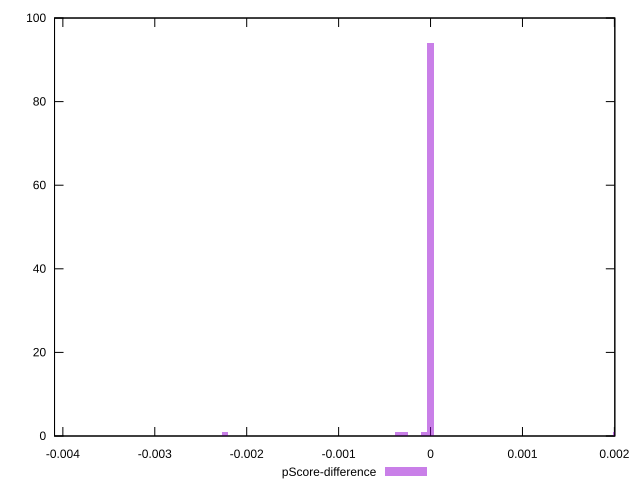

Source code (gnuplot):
reset

$pScoreDifference <<EOF
0 94
-0.0002791868601778227 1
0.0020241047362892146 1
-0.004118006187622885 1
-0.0022334948814225816 1
-0.00034898357522227837 1
-0.00006979671504445567 1
EOF

set key outside below
set boxwidth 0.00006979671504445567
set xrange [-0.0040906480009683666:0.002004732732423742]
set yrange [0:100]
set trange [0:100]
set style fill transparent solid 0.5 noborder
set terminal svg size 640, 490 enhanced background rgb 'white'
set output "report_00017_2021-02-10T15-08-03.406Z/total-blocking-time/samples/pages+cached+noadtech+nomedia+nocss/pScore-difference/histogram.svg"

plot $pScoreDifference title "pScore-difference" with boxes

reset
